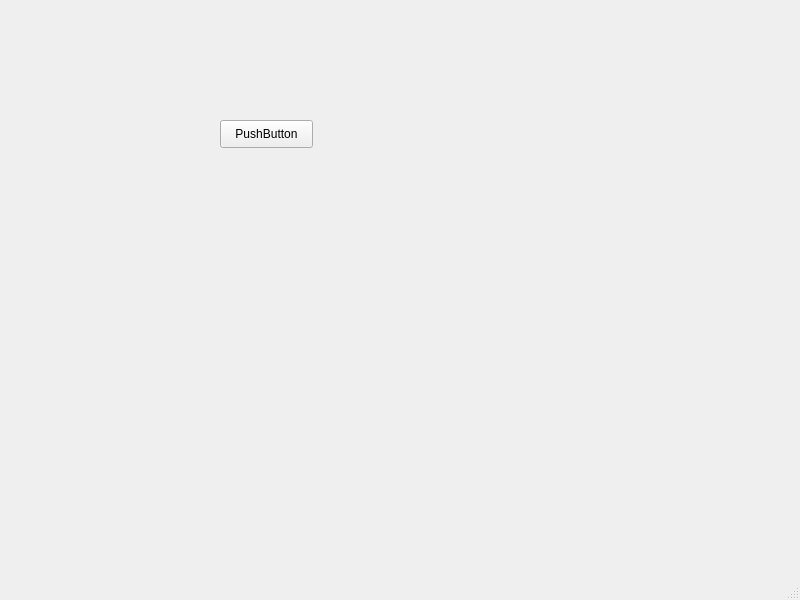
<?xml version="1.0" encoding="UTF-8"?>
<ui version="4.0">
 <class>MainWindow</class>
 <widget class="QMainWindow" name="MainWindow">
  <property name="geometry">
   <rect>
    <x>0</x>
    <y>0</y>
    <width>800</width>
    <height>600</height>
   </rect>
  </property>
  <property name="windowTitle">
   <string>MainWindow</string>
  </property>
  <widget class="QWidget" name="centralwidget">
   <widget class="QLabel" name="label">
    <property name="geometry">
     <rect>
      <x>120</x>
      <y>110</y>
      <width>101</width>
      <height>16</height>
     </rect>
    </property>
    <property name="text">
     <string/>
    </property>
   </widget>
   <widget class="QPushButton" name="pushButton">
    <property name="geometry">
     <rect>
      <x>220</x>
      <y>120</y>
      <width>93</width>
      <height>28</height>
     </rect>
    </property>
    <property name="text">
     <string>PushButton</string>
    </property>
   </widget>
  </widget>
  <widget class="QMenuBar" name="menubar">
   <property name="geometry">
    <rect>
     <x>0</x>
     <y>0</y>
     <width>800</width>
     <height>26</height>
    </rect>
   </property>
  </widget>
  <widget class="QStatusBar" name="statusbar"/>
 </widget>
 <resources/>
 <connections/>
</ui>
